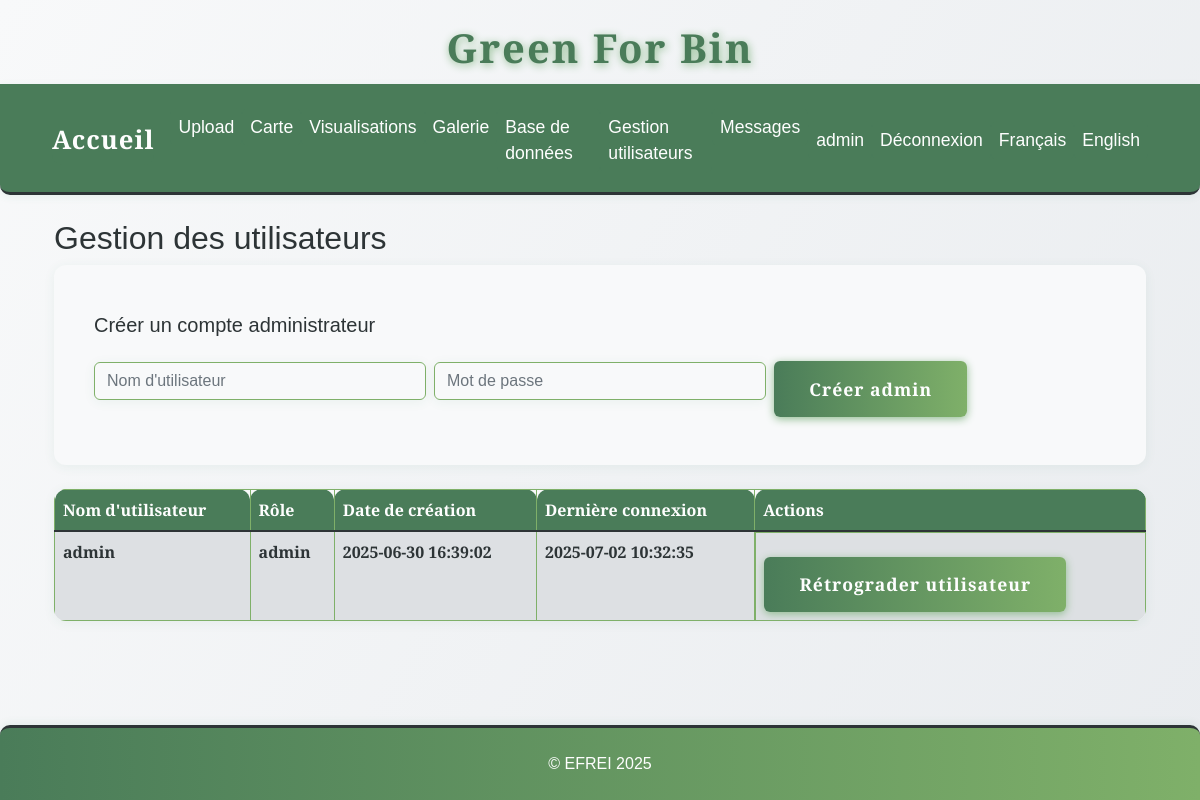
/admin/users (signed in), run on an earlier commit of the app's database.
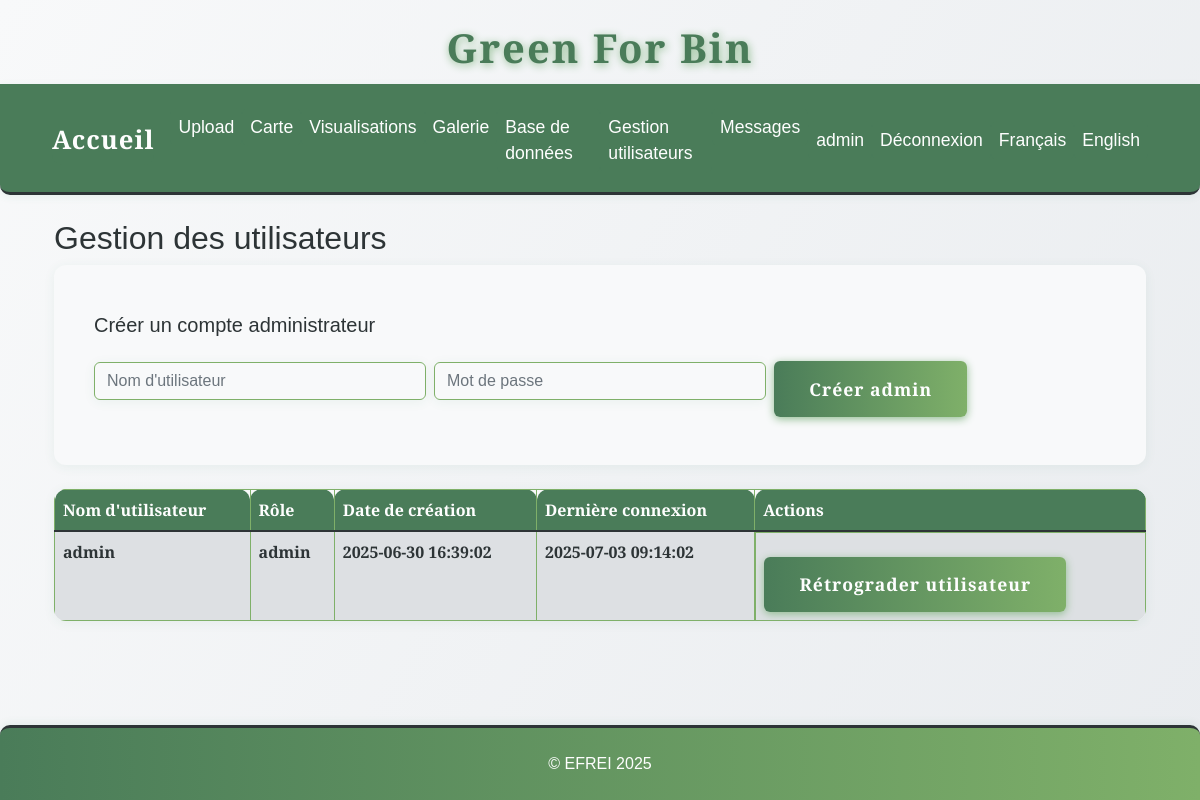
And on a later commit of the database.
### tables this page shows
CREATE TABLE users (
                id INTEGER PRIMARY KEY AUTOINCREMENT,
                username TEXT UNIQUE NOT NULL,
                password_hash TEXT NOT NULL,
                role TEXT NOT NULL DEFAULT 'user',
                created_at TEXT NOT NULL,
                last_login TEXT
            );

### app.py (the view)
@app.route('/admin/users')
@admin_required
def admin_users():
    with sqlite3.connect(DB_PATH) as conn:
        c = conn.cursor()
        c.execute("""
            SELECT id, username, role, created_at, last_login
            FROM users
            ORDER BY created_at DESC
        """)
        users = c.fetchall()
        c.execute("SELECT COUNT(*) FROM users WHERE role = 'admin'")
        admin_count = c.fetchone()[0]
    return render_template('admin/users.html', users=users, admin_count=admin_count)

### app.py (called while the page is built)
def get_locale():
    return session.get('lang', request.accept_languages.best_match(['en', 'fr']))

@app.context_processor
def inject_locale():
    return dict(get_locale=get_locale)

def admin_required(f):
    @wraps(f)
    def decorated_function(*args, **kwargs):
        if 'user_id' not in session:
            flash('Vous devez être connecté pour accéder à cette page.', 'error')
            return redirect(url_for('login'))
        with sqlite3.connect(DB_PATH) as conn:
            c = conn.cursor()
            c.execute("SELECT role FROM users WHERE id = ?", (session['user_id'],))
            user = c.fetchone()
        if not user or user[0] != 'admin':
            flash('Accès réservé aux administrateurs.', 'error')
            return redirect(url_for('index'))
        return f(*args, **kwargs)
    return decorated_function

### templates/admin/users.html (shortened to what this page needs)
{% extends "base.html" %}
{% block content %}
<div class="container">
    <h2>{{ _('Gestion des utilisateurs') }}</h2>
    <div class="card mb-4">
        <div class="card-body">
            <h5 class="card-title">{{ _('Créer un compte administrateur') }}</h5>
            <form method="post" action="{{ url_for('create_admin') }}">
                <div class="row g-2 align-items-center">
                    <div class="col-md-4">
                        <input type="text" name="username" class="form-control" placeholder="Nom d'utilisateur" required>
                    </div>
                    <div class="col-md-4">
                        <input type="password" name="password" class="form-control" placeholder="Mot de passe" required>
                    </div>
                    <div class="col-md-4">
                        <button type="submit" class="btn btn-primary">{{ _('Créer admin') }}</button>
                    </div>
                </div>
            </form>
        </div>
    </div>
    <table class="table table-striped table-green-text">
        <thead>
            <tr>
                <th>{{ _("Nom d'utilisateur") }}</th>
                <th>{{ _('Rôle') }}</th>
                <th>{{ _('Date de création') }}</th>
                <th>{{ _('Dernière connexion') }}</th>
                <th>{{ _('Actions') }}</th>
            </tr>
        </thead>
        <tbody>
            {% for user in users %}
                <tr>
                    <td>{{ user[1] }}</td>
                    <td>{{ user[2] }}</td>
                    <td>{{ user[3] }}</td>
                    <td>{{ user[4] or _('Jamais') }}</td>
                    <td class="d-flex gap-2">
                        {% if user[2] == 'user' %}
                            <a href="{{ url_for('promote_user', user_id=user[0]) }}" class="btn btn-success btn-sm">{{ _('Promouvoir admin') }}</a>
                        {% else %}
                            <a href="{{ url_for('demote_user', user_id=user[0]) }}" class="btn btn-warning btn-sm">{{ _('Rétrograder utilisateur') }}</a>
                        {% endif %}
                    </td>
                </tr>
            {% endfor %}
        </tbody>
    </table>
</div>
{% endblock %}

What changed in the data, as far as the page shows it:
changed users "admin": last_login "2025-07-02 10:32:35" → "2025-07-03 09:14:02"
